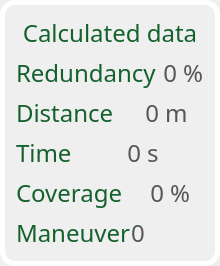
                  <widget class="QFrame" name="frame_8">
                   <property name="styleSheet">
                    <string notr="true">QFrame{
	border: 5px solid rgb(255, 255, 255);
	border-radius: 15px;
	color: rgb(186, 189, 182);
}
QFrame:hover{
  border: 5px solid #f9aa33;
}</string>
                   </property>
                   <property name="frameShape">
                    <enum>QFrame::StyledPanel</enum>
                   </property>
                   <property name="frameShadow">
                    <enum>QFrame::Raised</enum>
                   </property>
                   <layout class="QVBoxLayout" name="verticalLayout_6">
                    <item>
                     <widget class="QLabel" name="label_Datos_teoricos">
                      <property name="sizePolicy">
                       <sizepolicy hsizetype="Preferred" vsizetype="Preferred">
                        <horstretch>0</horstretch>
                        <verstretch>0</verstretch>
                       </sizepolicy>
                      </property>
                      <property name="font">
                       <font>
                        <family>Uroob</family>
                        <pointsize>18</pointsize>
                       </font>
                      </property>
                      <property name="styleSheet">
                       <string notr="true">border:none;
color: rgb(20, 97, 44);</string>
                      </property>
                      <property name="text">
                       <string>Calculated data</string>
                      </property>
                      <property name="alignment">
                       <set>Qt::AlignCenter</set>
                      </property>
                     </widget>
                    </item>
                    <item>
                     <widget class="QFrame" name="frame_6">
                      <property name="styleSheet">
                       <string notr="true">border:none;</string>
                      </property>
                      <property name="frameShape">
                       <enum>QFrame::NoFrame</enum>
                      </property>
                      <property name="frameShadow">
                       <enum>QFrame::Raised</enum>
                      </property>
                      <layout class="QHBoxLayout" name="horizontalLayout_7">
                       <property name="spacing">
                        <number>0</number>
                       </property>
                       <property name="leftMargin">
                        <number>0</number>
                       </property>
                       <property name="topMargin">
                        <number>0</number>
                       </property>
                       <property name="rightMargin">
                        <number>0</number>
                       </property>
                       <property name="bottomMargin">
                        <number>0</number>
                       </property>
                       <item>
                        <widget class="QLabel" name="label_redundancia">
                         <property name="font">
                          <font>
                           <family>Uroob</family>
                           <pointsize>18</pointsize>
                          </font>
                         </property>
                         <property name="styleSheet">
                          <string notr="true">color: rgb(20, 97, 44);</string>
                         </property>
                         <property name="text">
                          <string>Redundancy</string>
                         </property>
                        </widget>
                       </item>
                       <item>
                        <widget class="QLabel" name="redundancia">
                         <property name="font">
                          <font>
                           <family>Uroob</family>
                           <pointsize>18</pointsize>
                          </font>
                         </property>
                         <property name="styleSheet">
                          <string notr="true">color: rgb(85, 87, 83);</string>
                         </property>
                         <property name="text">
                          <string> 0</string>
                         </property>
                         <property name="alignment">
                          <set>Qt::AlignRight|Qt::AlignTrailing|Qt::AlignVCenter</set>
                         </property>
                        </widget>
                       </item>
                       <item>
                        <widget class="QLabel" name="label_5">
                         <property name="font">
                          <font>
                           <family>Uroob</family>
                           <pointsize>18</pointsize>
                          </font>
                         </property>
                         <property name="styleSheet">
                          <string notr="true">color: rgb(85, 87, 83);
</string>
                         </property>
                         <property name="text">
                          <string> %</string>
                         </property>
                        </widget>
                       </item>
                      </layout>
                     </widget>
                    </item>
                    <item>
                     <widget class="QFrame" name="frame_3">
                      <property name="styleSheet">
                       <string notr="true">border:none;</string>
                      </property>
                      <property name="frameShape">
                       <enum>QFrame::NoFrame</enum>
                      </property>
                      <property name="frameShadow">
                       <enum>QFrame::Raised</enum>
                      </property>
                      <layout class="QHBoxLayout" name="horizontalLayout_5">
                       <property name="spacing">
                        <number>0</number>
                       </property>
                       <property name="leftMargin">
                        <number>0</number>
                       </property>
                       <property name="topMargin">
                        <number>0</number>
                       </property>
                       <property name="rightMargin">
                        <number>0</number>
                       </property>
                       <property name="bottomMargin">
                        <number>0</number>
                       </property>
                       <item>
                        <widget class="QLabel" name="lbDistancia">
                         <property name="sizePolicy">
                          <sizepolicy hsizetype="Preferred" vsizetype="Preferred">
                           <horstretch>0</horstretch>
                           <verstretch>0</verstretch>
                          </sizepolicy>
                         </property>
                         <property name="font">
                          <font>
                           <family>Uroob</family>
                           <pointsize>18</pointsize>
                          </font>
                         </property>
                         <property name="styleSheet">
                          <string notr="true">color: rgb(20, 97, 44);</string>
                         </property>
                         <property name="text">
                          <string>Distance</string>
                         </property>
                        </widget>
                       </item>
                       <item>
                        <widget class="QLabel" name="distanciaTeorica">
                         <property name="font">
                          <font>
                           <family>Uroob</family>
                           <pointsize>18</pointsize>
                          </font>
                         </property>
                         <property name="layoutDirection">
                          <enum>Qt::LeftToRight</enum>
                         </property>
                         <property name="styleSheet">
                          <string notr="true">color: rgb(85, 87, 83);</string>
                         </property>
                         <property name="text">
                          <string>0</string>
                         </property>
                         <property name="alignment">
                          <set>Qt::AlignRight|Qt::AlignTrailing|Qt::AlignVCenter</set>
                         </property>
                        </widget>
                       </item>
                       <item>
                        <widget class="QLabel" name="label">
                         <property name="font">
                          <font>
                           <family>Uroob</family>
                           <pointsize>18</pointsize>
                          </font>
                         </property>
                         <property name="layoutDirection">
                          <enum>Qt::RightToLeft</enum>
                         </property>
                         <property name="styleSheet">
                          <string notr="true">color: rgb(85, 87, 83);</string>
                         </property>
                         <property name="text">
                          <string> m</string>
                         </property>
                         <property name="alignment">
                          <set>Qt::AlignLeading|Qt::AlignLeft|Qt::AlignVCenter</set>
                         </property>
                        </widget>
                       </item>
                      </layout>
                     </widget>
                    </item>
                    <item>
                     <widget class="QFrame" name="frame_4">
                      <property name="styleSheet">
                       <string notr="true">border:none;</string>
                      </property>
                      <property name="frameShape">
                       <enum>QFrame::NoFrame</enum>
                      </property>
                      <property name="frameShadow">
                       <enum>QFrame::Raised</enum>
                      </property>
                      <layout class="QHBoxLayout" name="horizontalLayout_6">
                       <property name="spacing">
                        <number>0</number>
                       </property>
                       <property name="leftMargin">
                        <number>0</number>
                       </property>
                       <property name="topMargin">
                        <number>0</number>
                       </property>
                       <property name="rightMargin">
                        <number>0</number>
                       </property>
                       <property name="bottomMargin">
                        <number>0</number>
                       </property>
                       <item>
                        <widget class="QLabel" name="lbTiempo">
                         <property name="sizePolicy">
                          <sizepolicy hsizetype="Preferred" vsizetype="Preferred">
                           <horstretch>0</horstretch>
                           <verstretch>0</verstretch>
                          </sizepolicy>
                         </property>
                         <property name="font">
                          <font>
                           <family>Uroob</family>
                           <pointsize>18</pointsize>
                          </font>
                         </property>
                         <property name="styleSheet">
                          <string notr="true">color: rgb(20, 97, 44);</string>
                         </property>
                         <property name="text">
                          <string>Time</string>
                         </property>
                        </widget>
                       </item>
                       <item>
                        <widget class="QLabel" name="tiempoTeorico">
                         <property name="font">
                          <font>
                           <family>Uroob</family>
                           <pointsize>18</pointsize>
                          </font>
                         </property>
                         <property name="styleSheet">
                          <string notr="true">color: rgb(85, 87, 83);</string>
                         </property>
                         <property name="text">
                          <string>0</string>
                         </property>
                         <property name="alignment">
                          <set>Qt::AlignRight|Qt::AlignTrailing|Qt::AlignVCenter</set>
                         </property>
                        </widget>
                       </item>
                       <item>
                        <widget class="QLabel" name="label_2">
                         <property name="font">
                          <font>
                           <family>Uroob</family>
                           <pointsize>18</pointsize>
                          </font>
                         </property>
                         <property name="styleSheet">
                          <string notr="true">color: rgb(85, 87, 83);</string>
                         </property>
                         <property name="text">
                          <string> s</string>
                         </property>
                        </widget>
                       </item>
                      </layout>
                     </widget>
                    </item>
                    <item>
                     <widget class="QFrame" name="frame_5">
                      <property name="styleSheet">
                       <string notr="true">border:none;</string>
                      </property>
                      <property name="frameShape">
                       <enum>QFrame::NoFrame</enum>
                      </property>
                      <property name="frameShadow">
                       <enum>QFrame::Raised</enum>
                      </property>
                      <layout class="QHBoxLayout" name="horizontalLayout_4">
                       <property name="spacing">
                        <number>0</number>
                       </property>
                       <property name="leftMargin">
                        <number>0</number>
                       </property>
                       <property name="topMargin">
                        <number>0</number>
                       </property>
                       <property name="rightMargin">
                        <number>0</number>
                       </property>
                       <property name="bottomMargin">
                        <number>0</number>
                       </property>
                       <item>
                        <widget class="QLabel" name="label_cobertura">
                         <property name="font">
                          <font>
                           <family>Uroob</family>
                           <pointsize>18</pointsize>
                          </font>
                         </property>
                         <property name="styleSheet">
                          <string notr="true">color: rgb(20, 97, 44);</string>
                         </property>
                         <property name="text">
                          <string>Coverage</string>
                         </property>
                        </widget>
                       </item>
                       <item>
                        <widget class="QLabel" name="cobertura">
                         <property name="font">
                          <font>
                           <family>Uroob</family>
                           <pointsize>18</pointsize>
                          </font>
                         </property>
                         <property name="styleSheet">
                          <string notr="true">color: rgb(85, 87, 83);</string>
                         </property>
                         <property name="text">
                          <string> 0</string>
                         </property>
                         <property name="alignment">
                          <set>Qt::AlignRight|Qt::AlignTrailing|Qt::AlignVCenter</set>
                         </property>
                        </widget>
                       </item>
                       <item>
                        <widget class="QLabel" name="unidadesCobertura">
                         <property name="font">
                          <font>
                           <family>Uroob</family>
                           <pointsize>18</pointsize>
                          </font>
                         </property>
                         <property name="styleSheet">
                          <string notr="true">color: rgb(85, 87, 83);</string>
                         </property>
                         <property name="text">
                          <string> %</string>
                         </property>
                         <property name="alignment">
                          <set>Qt::AlignLeading|Qt::AlignLeft|Qt::AlignVCenter</set>
                         </property>
                        </widget>
                       </item>
                      </layout>
                     </widget>
                    </item>
                    <item>
                     <widget class="QFrame" name="frame_11">
                      <property name="styleSheet">
                       <string notr="true">border:none;</string>
                      </property>
                      <property name="frameShape">
                       <enum>QFrame::StyledPanel</enum>
                      </property>
                      <property name="frameShadow">
                       <enum>QFrame::Raised</enum>
                      </property>
                      <layout class="QHBoxLayout" name="horizontalLayout_15">
                       <property name="spacing">
                        <number>0</number>
                       </property>
                       <property name="leftMargin">
                        <number>0</number>
                       </property>
                       <property name="topMargin">
                        <number>0</number>
                       </property>
                       <property name="rightMargin">
                        <number>0</number>
                       </property>
                       <property name="bottomMargin">
                        <number>0</number>
                       </property>
                       <item>
                        <widget class="QLabel" name="label_giros">
                         <property name="font">
                          <font>
                           <family>Uroob</family>
                           <pointsize>18</pointsize>
                          </font>
                         </property>
                         <property name="styleSheet">
                          <string notr="true">color: rgb(20, 97, 44);</string>
                         </property>
                         <property name="text">
                          <string>Maneuver</string>
                         </property>
                         <property name="alignment">
                          <set>Qt::AlignLeading|Qt::AlignLeft|Qt::AlignVCenter</set>
                         </property>
                        </widget>
                       </item>
                       <item>
                        <widget class="QLabel" name="label_cantidad_giros">
                         <property name="font">
                          <font>
                           <family>Uroob</family>
                           <pointsize>18</pointsize>
                          </font>
                         </property>
                         <property name="styleSheet">
                          <string notr="true">color: rgb(85, 87, 83);</string>
                         </property>
                         <property name="text">
                          <string>0</string>
                         </property>
                         <property name="alignment">
                          <set>Qt::AlignLeading|Qt::AlignLeft|Qt::AlignVCenter</set>
                         </property>
                        </widget>
                       </item>
                      </layout>
                     </widget>
                    </item>
                   </layout>
                  </widget>
